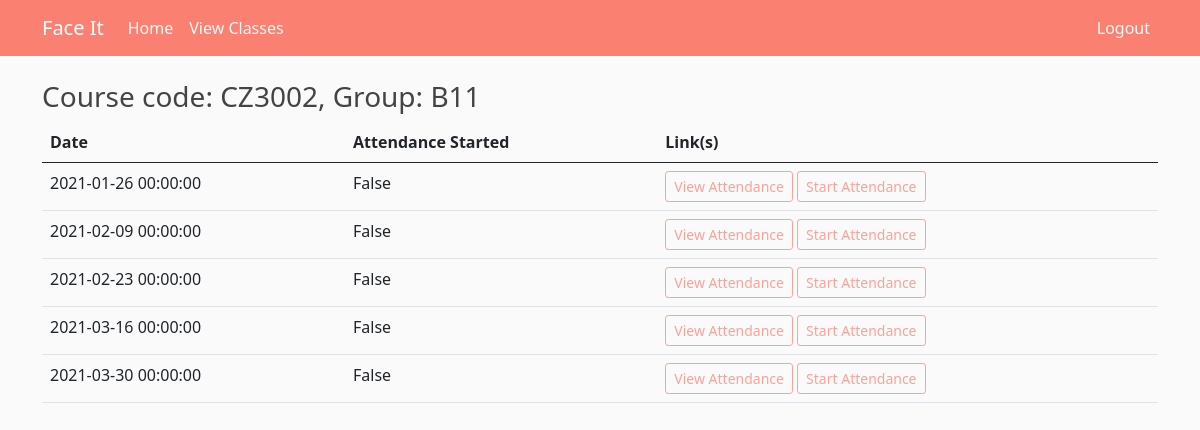
/view_class_dates/10173 (signed in), run on the app's committed database.
### models.py (models this page shows, shortened)
class Courses(db.Model):
    id = db.Column(db.Integer, primary_key=True)
    name = db.Column(db.String(50), nullable=False)
    courseCode = db.Column(db.String(10), nullable=False)
    indexes = db.relationship('Indexes', backref='course', lazy=True)

class Indexes(db.Model):
    id = db.Column(db.Integer, primary_key=True)
    indexId = db.Column(db.Integer, nullable=False)
    className = db.Column(db.String(5), nullable=False)
    courseId = db.Column(db.Integer, db.ForeignKey('courses.id'), nullable=False)
    staffInCharged = db.relationship('StaffInCharged', backref='index', lazy=True)
    dates = db.relationship('IndexDates', backref='index', lazy=True)

class IndexDates(db.Model):
    id = db.Column(db.Integer, primary_key=True)
    date = db.Column(db.DateTime, nullable=False)
    attendance_started = db.Column(db.Boolean, default=False, nullable=False)
    indexId = db.Column(db.Integer, db.ForeignKey('indexes.indexId'), nullable=False)
    attendance = db.relationship('Attendance', backref='indexDate', lazy=True)

### app.py (the view)
@app.route('/view_class_dates/<int:class_index>')
@login_required
def view_class_dates(class_index):
    if current_user.role != 'staff':
        flash('You are not authorized to perform this action', 'danger')
        return redirect(url_for('dashboard'))
    dashboard_data = get_dashboard()
    class_dates = IndexDates.query.filter_by(indexId=class_index).all()
    return render_template('view_class_dates.html', dashboard_data=dashboard_data,
                           course_code=class_dates[0].index.course.courseCode,
                           class_name=class_dates[0].index.className, class_dates=class_dates)

### app.py (called while the page is built)
def get_dashboard():
    dashboard_data = values.dashboards['admin'] if current_user.role == 'admin' else \
        values.dashboards['staff']
    return dashboard_data

### models.py (called while the page is built)
@login_manager.user_loader
def load_user(user_id):
    return Users.query.get(int(user_id))

### templates/view_class_dates.html
{% extends "layout.html" %}
{% block content %}
    <h3>Course code: {{ course_code }}, Group: {{ class_name }}</h3>
    <table class="table">
        <thead>
            <tr>
                <th scope="col">Date</th>
                <th scope="col">Attendance Started</th>
                <th scope="col">Link(s)</th>
            </tr>
        </thead>
        <tbody>
            {% for class_date in class_dates %}
            <tr>
                <td>{{ class_date.date }}</td>
                <td>{{ class_date.attendance_started }}</td>
                <td>
                    <a type="button" href="/view_attendance/{{ class_date.id }}" class="btn btn-outline-salmon btn-sm">View Attendance</a>
                    {% if class_date.attendance_started %}
                        <a type="button" target="_blank" href="/take_attendance/{{ class_date.id }}" class="btn btn-outline-salmon btn-sm">View Link</a>
                        <a type="button" href="/stop_attendance/{{ class_date.id }}" class="btn btn-outline-salmon btn-sm">Stop Attendance</a>
                    {% else %}
                        <a type="button" href="/start_attendance/{{ class_date.id }}" class="btn btn-outline-salmon btn-sm">Start Attendance</a>
                    {% endif %}
                </td>
            </tr>
            {% endfor %}
        </tbody>
    </table>
{% endblock content %}

### static/main.css (style rules this page uses)
body { background: #fafafa; color: #333333; margin-top: 5rem; }
h1, h2, h3, h4, h5, h6 { color: #444444; }
.btn-outline-salmon { color: #fba298; border-color: #fba298; }

### data on the page
Courses: courseCode "CZ3002"
Indexes: className "B11"
IndexDates: date "2021-01-26 00:00:00", attendance_started "False"
IndexDates: date "2021-02-09 00:00:00", attendance_started "False"
IndexDates: date "2021-02-23 00:00:00", attendance_started "False"
IndexDates: date "2021-03-16 00:00:00", attendance_started "False"
IndexDates: date "2021-03-30 00:00:00", attendance_started "False"

### other printed values
{{ dashboard_item.link.content }} "View Classes"
